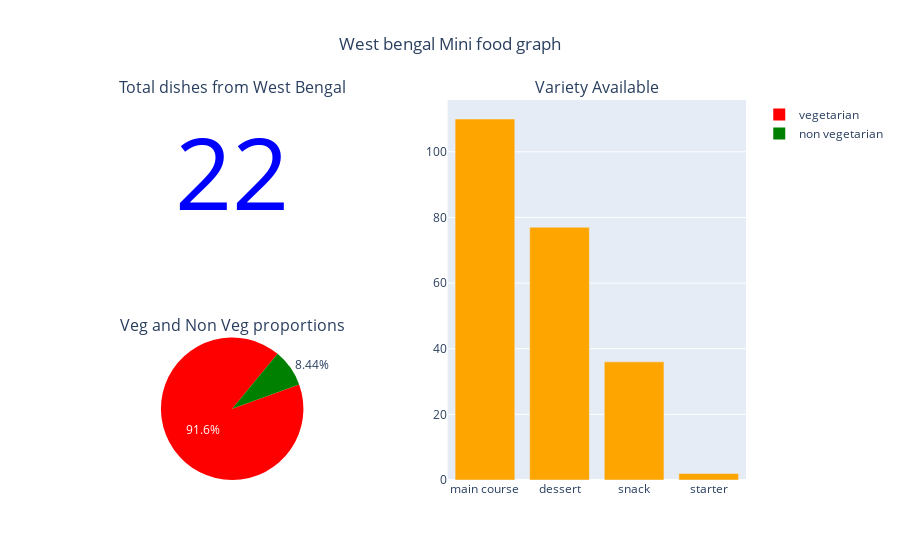

The cell this chart's notebook holds for it:
### Code cell
data_wb= data[data['state']=='West Bengal']
counts= len(data_wb)
v_c= data['course'].value_counts().reset_index()
veg_non_veg= data['diet'].value_counts()

fig= make_subplots(rows=2,
                   cols=2,
                   subplot_titles=['Total dishes from West Bengal','Variety Available','Veg and Non Veg proportions',''],
                   specs=[
                       [
                       {'type':'indicator'},
                       {'type':'bar','rowspan':2}
                       ],
                       [
                        {'type':'pie'},
                        {'type':'pie'}
                       ]
                   ]
                  )
fig.add_trace(go.Indicator(mode='number',value=counts,number={'font':{'color': 'blue','size':100}}),row=1,col=1)
fig.add_trace(go.Bar(x= v_c['index'],y=v_c['course'],marker={'color':'orange'},showlegend=False),row=1,col=2)
fig.add_trace(go.Pie(labels=list(veg_non_veg.index),values=veg_non_veg.values,marker= dict(colors=['red','green']),textinfo='percent',rotation=70),row=2,col=1)
fig.update_layout(title='West bengal Mini food graph',title_x=0.5,template='plotly',showlegend=True)

fig.show()

### Figure 1 — Plotly figure (JSON) as saved in the notebook; plotly's stock layout.template omitted (floating-point values rounded to 4 significant figures)
{"data": [{"domain": {"x": [0, 0.45], "y": [0.625, 1]}, "mode": "number", "number": {"font": {"color": "blue", "size": 100}}, "type": "indicator", "value": 22}, {"marker": {"color": "orange"}, "showlegend": false, "type": "bar", "x": ["main course", "dessert", "snack", "starter"], "xaxis": "x", "y": [110, 77, 36, 2], "yaxis": "y"}, {"domain": {"x": [0, 0.45], "y": [0, 0.375]}, "labels": ["vegetarian", "non vegetarian"], "marker": {"colors": ["red", "green"]}, "rotation": 70, "textinfo": "percent", "type": "pie", "values": [206, 19]}], "layout": {"annotations": [{"font": {"size": 16}, "showarrow": false, "text": "Total dishes from West Bengal", "x": 0.225, "xanchor": "center", "xref": "paper", "y": 1, "yanchor": "bottom", "yref": "paper"}, {"font": {"size": 16}, "showarrow": false, "text": "Variety Available", "x": 0.775, "xanchor": "center", "xref": "paper", "y": 1, "yanchor": "bottom", "yref": "paper"}, {"font": {"size": 16}, "showarrow": false, "text": "Veg and Non Veg proportions", "x": 0.225, "xanchor": "center", "xref": "paper", "y": 0.375, "yanchor": "bottom", "yref": "paper"}], "showlegend": true, "title": {"text": "West bengal Mini food graph", "x": 0.5}, "xaxis": {"anchor": "y", "domain": [0.55, 1]}, "yaxis": {"anchor": "x", "domain": [0, 1]}}}
